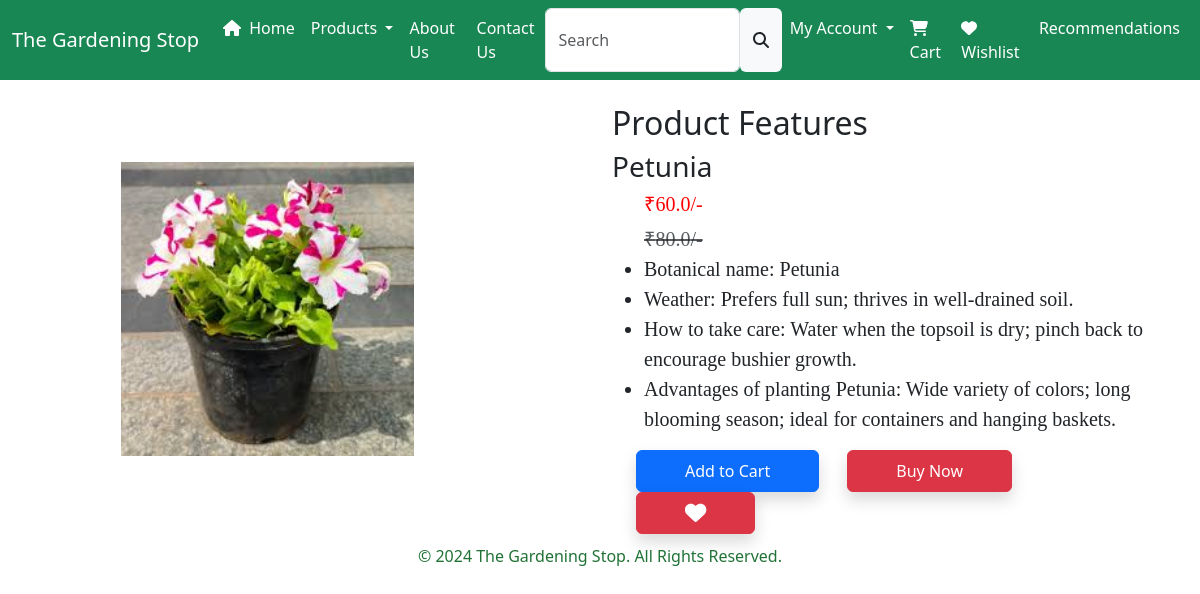
Page /product-detail/25 (signed in) on the committed database.
### app/models.py (models this page shows, shortened)
class Product(models.Model):
    title = models.CharField(max_length=100)
    selling_price = models.FloatField()
    discounted_price = models.FloatField(null=True,blank=True)
    botanical_name = models.TextField(max_length=100,blank=True)
    weather = models.TextField(max_length=500,default=' ')
    How_to_Handle_Tips = models.TextField(max_length=500,default=' ')
    proadd = models.TextField(default='')
    category = models.CharField(choices=CATEGORY_CHOICES,max_length=50)
    product_image = models.ImageField(upload_to='product/')

### app/views.py (the view)
# urls.py: path('product-detail/<int:pk>',views.ProductDetail.as_view(),name='product-detail'),
class ProductDetail(View):
    def get(self,request,pk):
        if isinstance(request.user, AnonymousUser):
            return redirect('login')
        else:
            product = Product.objects.get(pk=pk)
            wishlist = Wishlist.objects.filter(Q(product=product) & Q(user=request.user))
        totalitem =0
        if request.user.is_authenticated:
            totalitem= len(Cart.objects.filter(user=request.user))
        return render(request,'productdetail.html',locals())

### app/templates/productdetail.html (shortened to what this page needs)
{% extends 'base.html' %}
{% block main-content %}
<div class="container">
    <div class="row justify-content-between align-items-center mt-4">
        <div class="col-lg-5 text-center mt-1 mb-4">
            <img src="{{ product.product_image.url }}"
                 class="img-fluid"
                 style="width: 65%; object-fit: contain;" alt="{{ product.title }}">
        </div>
        <div class="col-lg-6">
            <h2>Product Features</h2>
            <h3>{{product.title}}</h3>
            <ul class="fs-5" style="font-family: Rajdhani;">
                {% if product.category == 'AG' %}
                    <br>
                    <li>Cost: ₹{{ product.selling_price }}/- per packet</li>
                    <li>Description: {{ product.weather }}</li>
                    <li>Advantages: {{ product.proadd }}</li>
                    <li>Used for: {{ product.How_to_Handle_Tips }}</li>
                {% elif product.category == 'Tool' %}
                    <li>Description: {{ product.weather }}</li>
                    <li>Advantages: {{ product.proadd }}</li>
                    <li>Used for: {{ product.How_to_Handle_Tips }}</li>
                {% elif product.category == 'Soil' %}
                    <br>
                    <li>Cost: ₹{{ product.selling_price }}/- per packet</li>
                    <li>Description: {{ product.weather }}</li>
                    <li>Advantages: {{ product.proadd }}</li>
                {% elif product.category == 'Seed' %}
                    <li>Soil Type: {{ product.weather }}</li>
                    <li>Sowing Months: {{ product.proadd }}</li>
                    <li>How to Handle Tips : {{product.How_to_Handle_Tips}}</li>
                {% else %}
                    <h5 style="color: red;">₹{{ product.discounted_price }}/-</h5>
                    <small class="text-decoration-line-through text-muted fs-5">₹{{ product.selling_price }}/-</small>
                    <br>
                    <li>Botanical name: {{ product.botanical_name }}</li>
                    <li>Weather: {{ product.weather }}</li>
                    <li>How to take care: {{ product.How_to_Handle_Tips }}</li>
                    <li>Advantages of planting {{ product.title }}: {{ product.proadd }}</li>
                {% endif %}
            </ul>
            <form action="/add-to-cart" class="d-inline">
                <button type="submit" class="btn btn-primary shadow px-5 py-2 ms-4">Add to Cart</button>
            </form>
            <a href="/cart" class="btn btn-danger shadow px-5 py-2 ms-4" id="buy-now-btn">Buy Now</a>
            {% if wishlist %}
                <a pid="{{ product.id }}" class="minus-wishlist btn btn-danger shadow px-5 py-2 ms-4">
                    <i class="fas fa-heart fa-lg"></i>
                </a>
            {% else %}
                <a pid="{{ product.id }}" class="plus-wishlist btn btn-success shadow px-5 py-2 ms-4">
                    <i class="fas fa-heart fa-lg"></i>
                </a>
            {% endif %}
        </div>
    </div>
</div>
{% endblock main-content %}

### app/templates/base.html (style rules this page uses)
body { display: flex; flex-direction: column; min-height: 100vh; }

### rows in the picture
Product: product_image (picture), title "Petunia", discounted_price "60.0", selling_price "80.0", botanical_name "Petunia", weather "Prefers full sun; thrives in well-drained soil.", How_to_Handle_Tips "Water when the topsoil is dry; pinch back to encourage bushier growth.", proadd "Wide variety of colors; long blooming season; ideal for containers and hanging baskets."
